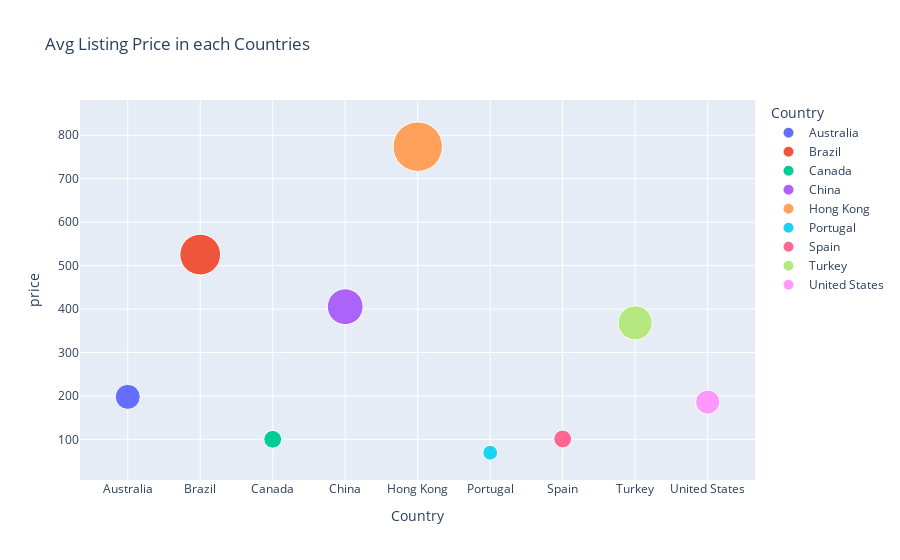

The code cell stored with this chart in its notebook:
### Code cell
country_df = df.groupby('Country',as_index=False)['price'].mean()
fig = px.scatter(data_frame=country_df,
           x='Country',y='price',
           color='Country',
           size='price',
           opacity=1,
           size_max=35,
           title='Avg  Price in each Countries')
fig.show()

### Figure 1 — Plotly figure (JSON) as saved in the notebook; plotly's stock layout.template omitted (floating-point values rounded to 4 significant figures)
{"data": [{"hovertemplate": "Country=%{x}<br>price=%{marker.size}<extra></extra>", "legendgroup": "Australia", "marker": {"color": "#636efa", "opacity": 1, "size": [197.8], "sizemode": "area", "sizeref": 0.6317, "symbol": "circle"}, "mode": "markers", "name": "Australia", "orientation": "v", "showlegend": true, "type": "scatter", "x": ["Australia"], "xaxis": "x", "y": [197.8], "yaxis": "y"}, {"hovertemplate": "Country=%{x}<br>price=%{marker.size}<extra></extra>", "legendgroup": "Brazil", "marker": {"color": "#EF553B", "opacity": 1, "size": [525.3], "sizemode": "area", "sizeref": 0.6317, "symbol": "circle"}, "mode": "markers", "name": "Brazil", "orientation": "v", "showlegend": true, "type": "scatter", "x": ["Brazil"], "xaxis": "x", "y": [525.3], "yaxis": "y"}, {"hovertemplate": "Country=%{x}<br>price=%{marker.size}<extra></extra>", "legendgroup": "Canada", "marker": {"color": "#00cc96", "opacity": 1, "size": [100.1], "sizemode": "area", "sizeref": 0.6317, "symbol": "circle"}, "mode": "markers", "name": "Canada", "orientation": "v", "showlegend": true, "type": "scatter", "x": ["Canada"], "xaxis": "x", "y": [100.1], "yaxis": "y"}, {"hovertemplate": "Country=%{x}<br>price=%{marker.size}<extra></extra>", "legendgroup": "China", "marker": {"color": "#ab63fa", "opacity": 1, "size": [405.4], "sizemode": "area", "sizeref": 0.6317, "symbol": "circle"}, "mode": "markers", "name": "China", "orientation": "v", "showlegend": true, "type": "scatter", "x": ["China"], "xaxis": "x", "y": [405.4], "yaxis": "y"}, {"hovertemplate": "Country=%{x}<br>price=%{marker.size}<extra></extra>", "legendgroup": "Hong Kong", "marker": {"color": "#FFA15A", "opacity": 1, "size": [773.8], "sizemode": "area", "sizeref": 0.6317, "symbol": "circle"}, "mode": "markers", "name": "Hong Kong", "orientation": "v", "showlegend": true, "type": "scatter", "x": ["Hong Kong"], "xaxis": "x", "y": [773.8], "yaxis": "y"}, {"hovertemplate": "Country=%{x}<br>price=%{marker.size}<extra></extra>", "legendgroup": "Portugal", "marker": {"color": "#19d3f3", "opacity": 1, "size": [69.18], "sizemode": "area", "sizeref": 0.6317, "symbol": "circle"}, "mode": "markers", "name": "Portugal", "orientation": "v", "showlegend": true, "type": "scatter", "x": ["Portugal"], "xaxis": "x", "y": [69.18], "yaxis": "y"}, {"hovertemplate": "Country=%{x}<br>price=%{marker.size}<extra></extra>", "legendgroup": "Spain", "marker": {"color": "#FF6692", "opacity": 1, "size": [100.8], "sizemode": "area", "sizeref": 0.6317, "symbol": "circle"}, "mode": "markers", "name": "Spain", "orientation": "v", "showlegend": true, "type": "scatter", "x": ["Spain"], "xaxis": "x", "y": [100.8], "yaxis": "y"}, {"hovertemplate": "Country=%{x}<br>price=%{marker.size}<extra></extra>", "legendgroup": "Turkey", "marker": {"color": "#B6E880", "opacity": 1, "size": [368.1], "sizemode": "area", "sizeref": 0.6317, "symbol": "circle"}, "mode": "markers", "name": "Turkey", "orientation": "v", "showlegend": true, "type": "scatter", "x": ["Turkey"], "xaxis": "x", "y": [368.1], "yaxis": "y"}, {"hovertemplate": "Country=%{x}<br>price=%{marker.size}<extra></extra>", "legendgroup": "United States", "marker": {"color": "#FF97FF", "opacity": 1, "size": [185.8], "sizemode": "area", "sizeref": 0.6317, "symbol": "circle"}, "mode": "markers", "name": "United States", "orientation": "v", "showlegend": true, "type": "scatter", "x": ["United States"], "xaxis": "x", "y": [185.8], "yaxis": "y"}], "layout": {"autosize": true, "legend": {"itemsizing": "constant", "title": {"text": "Country"}, "tracegroupgap": 0}, "title": {"text": "Avg Listing Price in each Countries"}, "xaxis": {"anchor": "y", "autorange": true, "categoryarray": ["Australia", "Brazil", "Canada", "China", "Hong Kong", "Portugal", "Spain", "Turkey", "United States"], "categoryorder": "array", "domain": [0, 1], "range": [-0.61, 8.605], "title": {"text": "Country"}, "type": "category"}, "yaxis": {"anchor": "x", "autorange": true, "domain": [0, 1], "range": [-27.37, 978.8], "title": {"text": "price"}, "type": "linear"}}}
